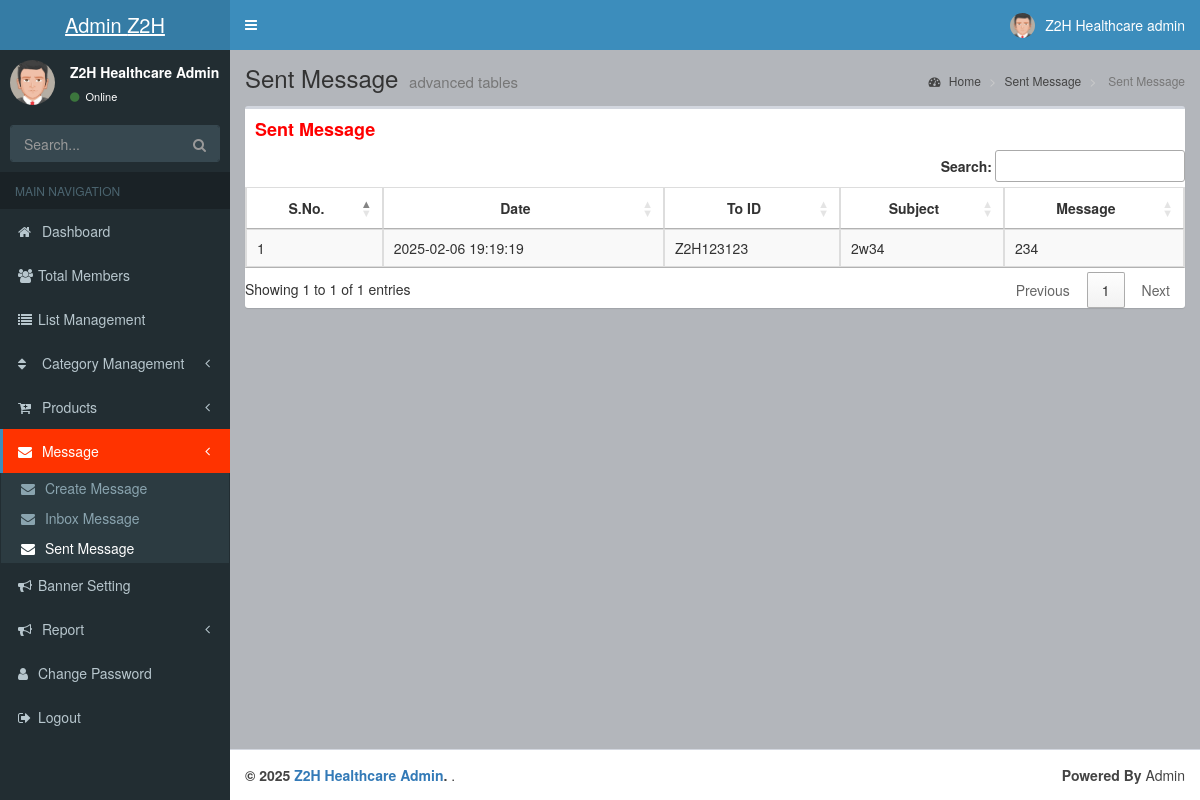
/admin/sent_message.php (signed in), run on the app's committed database.
### tables this page shows
CREATE TABLE `message` (
  `msd_id` int(11) NOT NULL,
  `from_id` varchar(15) DEFAULT NULL,
  `to_id` varchar(15) DEFAULT NULL,
  `jdate` varchar(20) DEFAULT NULL,
  `type` varchar(30) NOT NULL,
  `subject` varchar(30) NOT NULL,
  `message` text NOT NULL,
  `status` int(11) NOT NULL DEFAULT 0
);

### admin/sent_message.php (the view, shortened to what this page needs)
<?php include "include/header.php" ?>
<div class="wrapper">
    <?php include "include/navbar.php" ?>
    <div class="content-wrapper">
        <?php
            $head='Sent Message';
        ?>
       <section class="content-header">
            <h1><?php echo $head?>
                <small>advanced tables</small>
            </h1>
            <ol class="breadcrumb">
                <li><a href="index.php"><i class="fa fa-dashboard"></i> Home</a></li>
                <li><a href="#"> <?php echo $head?></a></li>
                <li class="active"> <?php echo $head?></li>
            </ol>
        </section>
        <section class="content">
            <div class="row">
                <div class="col-xs-12">
                    <div class="box">
                        <div class="box-header">
                            <h3 class="box-title" style="color:#FF0000;"><b><?php echo $head?></b></h3>
                        </div>
                        <div class="box-body table-responsive no-padding">
                             <table id="data_table" class="table table-bordered table-striped">
                          <thead>
                               <tr>
                                   <th style="text-align:center;">S.No.</th>
                                   <th style="text-align:center;">Date</th>
                                        <th style="text-align:center;">To ID</th>
                                        <th style="text-align:center;">Subject</th>
                                        <th style="text-align:center;">Message</th>
                               </tr>
                          </thead>
                             <tbody>
									<?php
							$res_pin=mysqli_query($con,"SELECT * FROM `message` WHERE from_id='admin'")or die("Query error");
							$i=1;
							while($row_pin=mysqli_fetch_array($res_pin))
							{
					?>
						<tr>
							<td><?php echo $i++; ;?></td>
							<td><?php echo$row_pin['jdate'];?></td>
							<td><?php echo$row_pin['to_id'];?></td>
							<td><?php echo$row_pin['subject'];?></td>
							<td><?php echo$row_pin['message'];?></td>
						</tr>
						<?php
					}
						?>
                                </tbody>
                     </table>
                        </div>
                    </div>
                </div>
            </div>
        </section>
    </div>
    <?php include "include/footer.php" ?>

### data on the page
message: jdate "2025-02-06 19:19:19", to "Z2H123123", subject "2w34", message "234"

### other printed values
company_name "Z2H…"
company_name "Z2H Healthcare"
$head "Sent Message"
